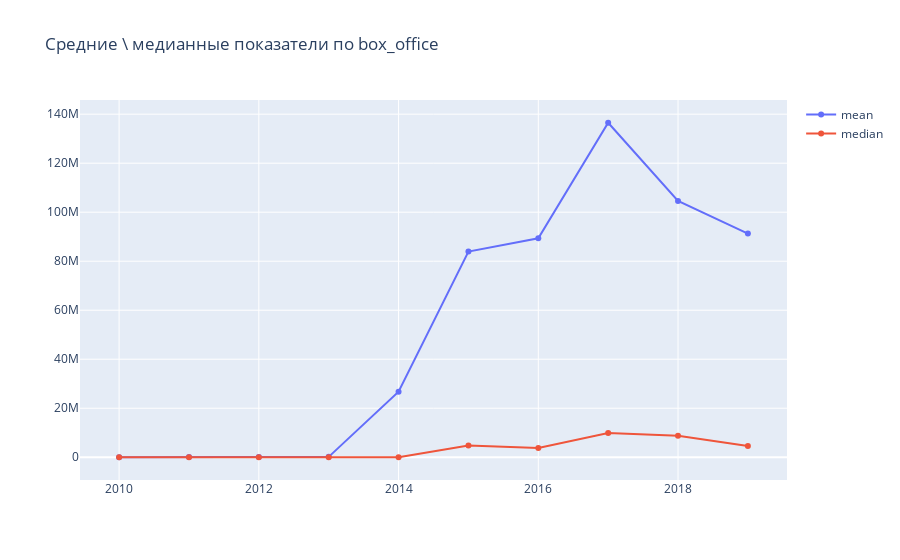

This figure's notebook cell:
### Markdown cell above
Меньше всего сборов было в 2010 году. Можно увидеть что с 2012 сборы росли вплоть до 2018 года, после чего в 2019 упали, предполагаю что из-за коронавируса.

### Code cell
pivot_mean_median = movies_df.pivot_table(index = 'rental_year', values = 'box_office', aggfunc = ['mean', 'median'])
pivot_mean_median.columns = ['mean', 'median']

display(pivot_mean_median)

import plotly.graph_objects as go

fig = go.Figure()

fig.add_trace(go.Scatter(x=pivot_mean_median.index, y=pivot_mean_median['mean'], name='mean')),
fig.add_trace(go.Scatter(x=pivot_mean_median.index, y=pivot_mean_median['median'], name = 'median'))
fig.update_layout(title = 'Средние \ медианные показатели по box_office')
fig.show()

### Figure 1 — Plotly figure (JSON) as saved in the notebook; plotly's stock layout.template omitted (floating-point values rounded to 4 significant figures)
{"data": [{"name": "mean", "type": "scatter", "x": [2010, 2011, 2012, 2013, 2014, 2015, 2016, 2017, 2018, 2019], "y": [23130.0, 129400.0, 54340.0, 162000.0, 26740000.0, 83940000.0, 89370000.0, 136500000.0, 104600000.0, 91260000.0]}, {"name": "median", "type": "scatter", "x": [2010, 2011, 2012, 2013, 2014, 2015, 2016, 2017, 2018, 2019], "y": [1700, 3000, 5660, 3522.0, 18140.0, 4785000.0, 3776000.0, 9919415, 8752000.0, 4601000.0]}], "layout": {"title": {"text": "Средние \\ медианные показатели по box_office"}}}
